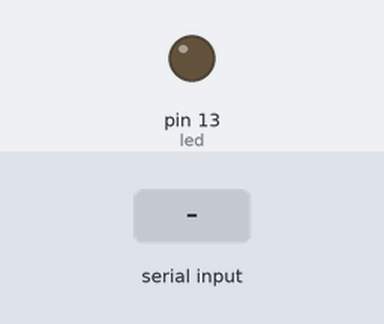
A sketch run on a simulated Arduino Uno, built with avr-gcc and run on an emulated ATmega328P. On the bench: output pins drawn as LEDs (lit = HIGH). The test bench sets the inputs (shaded band).

Above: at 1.2 s.
1.3 s: "A" received over Serial
At 1.6 s:
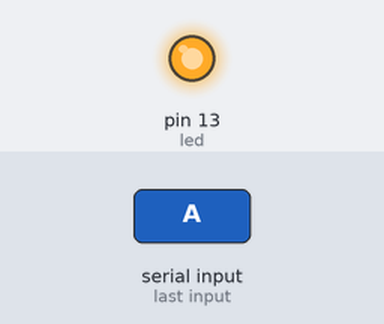
2.8 s: "B" received over Serial
At 3.9 s:
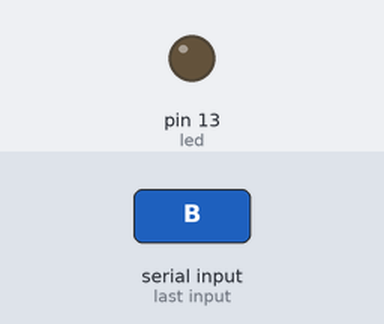
Timing chart, 0 to 5.8 s (numbered marks = the images above; inputs shaded):
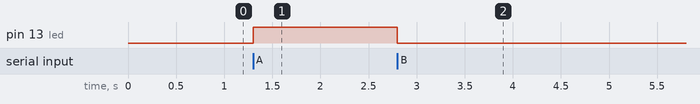

The sketch:

serial_receive.ino
```cpp
int led = 13;
char val;         // variable to receive data from the serial port
String data = "";

void setup()
{
  Serial.begin(9600);       // start serial communication at 9600bps
  pinMode(led, OUTPUT);
}

void loop() {
  if( Serial.available() )  // if data is available to read
  {
    val = Serial.read();    // read it and store it in 'val'
    if( val == 'A' ) {      // if not an 'L'
      digitalWrite(led, HIGH);
    } else if(val == 'B'){
      digitalWrite(led, LOW);
    }
    delay(100);
  }
}
```

Measured:
- after the input at 1.3 s, pin 13 (led): LOW → HIGH at once
- after the input at 2.8 s, pin 13 (led): HIGH → LOW at once
